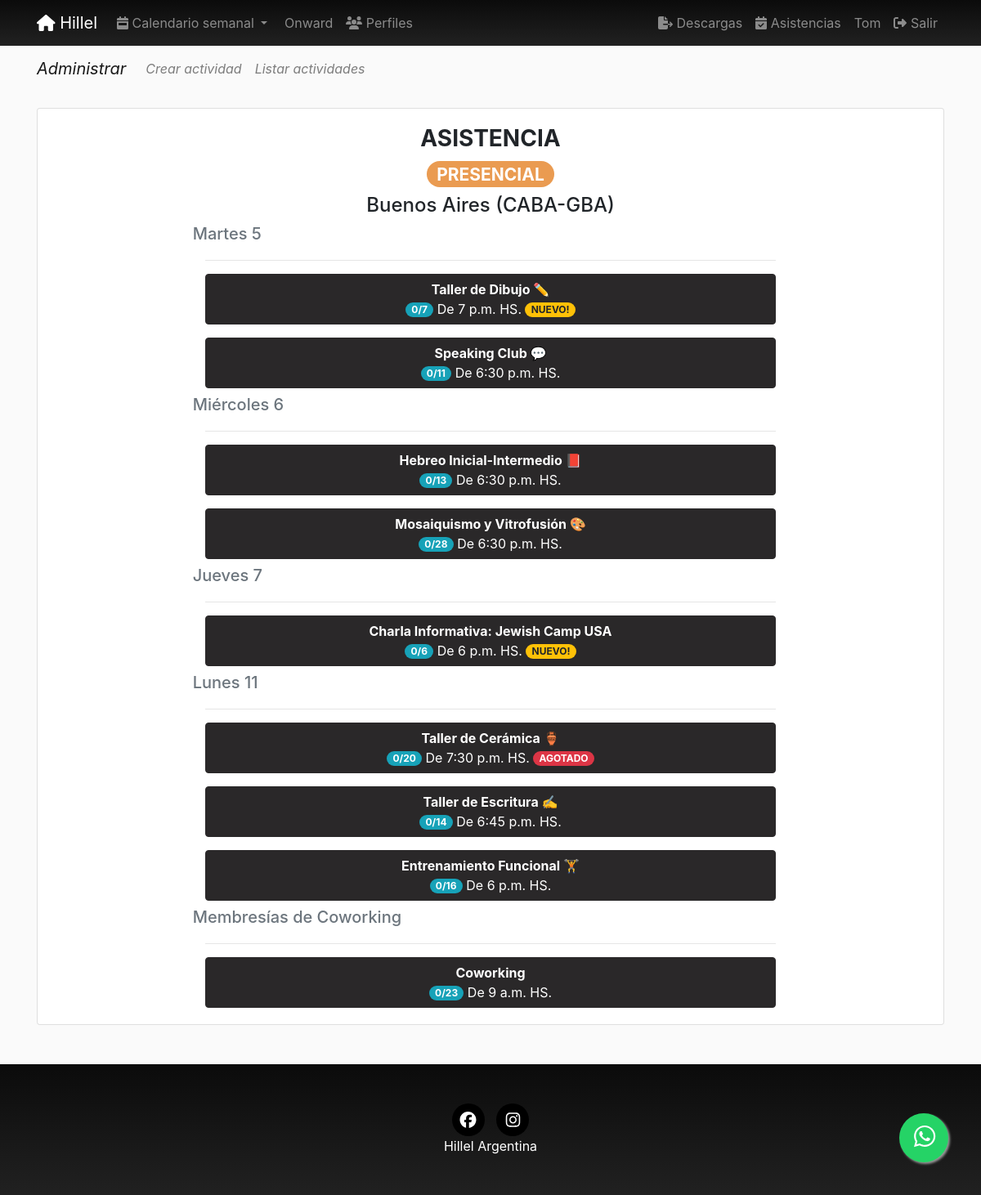
Page /pages/asistencia/0 (signed in) on the committed database.
### registration/models.py (models this page shows, shortened)
class Profile(models.Model):
    user = models.OneToOneField(User, on_delete=models.CASCADE) #,related_name='get_user_profile'
    avatar = models.ImageField(upload_to=custom_upload_to,
                               null=True, blank=True)
    observaciones = models.CharField(null=True, blank=True, max_length=999)
    apellido = models.CharField(null=True, blank=True, max_length=100)
    nombre = models.CharField(null=True, blank=True, max_length=100)
    whatsapp = models.CharField(verbose_name="Número de Whatsapp", null=True, blank=True, max_length=30)
    instagram = models.CharField(verbose_name="@ de Instagram", null=True, blank=True, max_length=100)
    onward = models.ForeignKey(FechaOnward, on_delete=models.CASCADE, verbose_name="¿Viajaste a Onward? ¿Cuándo?", null=True, blank=True)
    taglit = models.ForeignKey(FechaTaglit, on_delete=models.CASCADE, verbose_name="¿Viajaste a Taglit? ¿Cuándo?", null=True, blank=True)
    propuestasInteres = models.ManyToManyField(PropuestaInteres)
    tematicasInteres = models.ManyToManyField(TematicaInteres)
    comoConociste = models.CharField(verbose_name="¿Cómo conociste Hillel?", null=True, blank=True, max_length=250)
    estudios = models.CharField(verbose_name="¿Estás estudiando, o te recibiste? ¿Qué estudias/te y en qué institución?", null=True, blank=True, max_length=250)
    experienciaComunitaria = models.CharField(null=True, blank=True, max_length=250)
    fechaNacimiento = models.DateField(null=True, blank=True)
    provincia = models.ForeignKey(Provincia, on_delete=models.CASCADE, verbose_name="provincia", null=True, blank=True)
    categories = models.ManyToManyField(Category, verbose_name='Intereses', related_name='get_user_pages', blank=True)
    validado = models.BooleanField(verbose_name="Perfil validado", default=0)
    created = models.DateTimeField(auto_now_add=True, verbose_name="Fecha de creación", blank=True, null=True)
    updated = models.DateTimeField(auto_now=True, verbose_name="Fecha de edición", blank=True, null=True)
    class Meta:
        verbose_name = "Perfil"
        verbose_name_plural = "Perfiles"
        ordering = ['-updated']

### location/models.py (models this page shows)
class Provincia(models.Model):
    title = models.CharField(verbose_name="Nombre", max_length=200)
    order = models.SmallIntegerField(verbose_name="Orden")
    created = models.DateTimeField(auto_now_add=True, verbose_name="Fecha de creación", blank=True, null=True)
    updated = models.DateTimeField(auto_now=True, verbose_name="Fecha de edición", blank=True, null=True)
    class Meta:
        verbose_name = "Provincia"
        verbose_name_plural = "Provincias"
        ordering = ['order']
    def __str__(self):
        return self.title

### pages/models.py (models this page shows, shortened)
class Day(models.Model):
    day = models.CharField(verbose_name="Día", max_length=200)
    order = models.SmallIntegerField(verbose_name="Orden", default=0)
    class Meta:
        verbose_name = "Día"
        verbose_name_plural = "Días"
        ordering = ['order']
    @property
    def HayActividadPresencial(self, **kwargs):
        pages = Page.objects.find(self, 0)
        if pages is None:
            return False
        return True
    def HayActividadPresencial_provincia(self, provincia):
        pages = Page.objects.find_provincia(self, 0, provincia)
        if pages is None:
            return False
        return True
    def __str__(self):
        return self.day

class Page(models.Model):
    title = models.CharField(verbose_name="Título", max_length=200)
    horaDesde = models.TimeField(verbose_name="Hora desde", null=True, blank=True, auto_now=False, auto_now_add=False,)
    horaHasta = models.TimeField(verbose_name="Hora hasta", null=True, blank=True, auto_now=False, auto_now_add=False,)
    description = RichTextField(verbose_name="Descripción", null=True, blank=True)
    textoExtraMail = RichTextField(verbose_name="Texto extra del mail", null=True, blank=True)
    flyer = models.ImageField(upload_to=custom_upload_to,
                              null=True, blank=True)
    dia = models.ForeignKey(Day, verbose_name='dia', null=True, on_delete=models.CASCADE)
    cupo = models.SmallIntegerField(verbose_name="Cupo", default=0)
    modalidad = BooleanField(verbose_name="Online", default=0)
    nuevo = BooleanField(verbose_name="Nuevo", default=0)
    activa = BooleanField(verbose_name="Activa", default=1)
    categories = models.ManyToManyField(Category, verbose_name='categorias', related_name='get_pages', blank=True)
    provincia = models.ForeignKey(Provincia, on_delete=models.CASCADE, null=True, blank=True)
    responsable = models.ForeignKey(Responsable, on_delete=models.CASCADE, null=True, blank=True)
    colaborador = models.ForeignKey(Colaborador, on_delete=models.CASCADE, null=True, blank=True)
    secreta = BooleanField(verbose_name="Tiene clave?", default=0)
    clave = models.CharField(verbose_name="Clave", null=True, blank=True, default="", max_length=200)
    objects = PagesManager()
    created = models.DateTimeField(auto_now_add=True, verbose_name="Fecha de creación", blank=True, null=True)
    updated = models.DateTimeField(auto_now=True, verbose_name="Fecha de edición", blank=True, null=True)
    class Meta:
        verbose_name = "actividad"
        verbose_name_plural = "actividades"
        ordering = ['dia__order', 'horaDesde', '-title']
    @property
    def Qanotados(self):
        subscripcion = Subscription.objects.find_page(self)
        if subscripcion is None:
            return 0
        if len(subscripcion) > 0:
            return subscripcion.count()
        return 0
    def historialHoy(self):
        date = datetime.now()
        historial = Historial.objects.find(page=self, date=date)
        if historial is None:
            return None
        return historial
    @property
    def Qasistentes(self):
        if self.historialHoy() is None:
            return 0
        return self.historialHoy().Qasistentes

### pages/views.py (the view)
# urls.py: path('asistencia/<int:modalidad>', Asistencia, name='asistencia'),
def Asistencia(request, modalidad):
    if request.user.is_authenticated:
        if request.user.groups.filter(name='BITAJON').exists() or request.user.is_staff:
            dia = datetime.now().weekday()+1
            dias = Day.objects.all()
            pages = Page.objects.all()
            for day in dias:
                day.mostrar = Day.HayActividadPresencial_provincia(day, request.user.profile.provincia)
            return render(request, 'pages/asistencia.html',
                        {'page_list': pages, 'dia': dia, 'days': dias, 'modalidad': modalidad})
        raise Http404("Usuario no es bitajon/staff")
    raise Http404("Usuario no está autenticado")

### pages/templates/pages/asistencia.html (shortened to what this page needs)
{% extends 'core/base.html' %}
{% load static %}
{% block content %}
  {% include 'pages/includes/pages_menu.html' %}
  <main role="main">
    <div class="container"  >
      <div class="card  mx-auto border-1 mb-5 "    >
        <div class="card-body  mx-auto col-md-8"  >
          <h3  class="text-center font-weight-bold">ASISTENCIA</h3>
          <h3 class="text-center">
            {% if modalidad  %}
              <a href="{% url 'pages:asistencia' 0 %}" class="text-center badge badge-pill badge-online text-white">ONLINE</a>
            {% else %}
              <a href="{% url 'pages:asistencia' 1 %}" class="text-center badge badge-pill badge-presencial text-white">PRESENCIAL</a>
              <h4 class="text-center">{{request.user.profile.provincia}}</h4>
              {% endif %}
          </h3>
          {% for day in days %}
            {% if  day.order == dia or day.order > 7 %}
              {% if modalidad == 0 and day.HayActividadPresencial or modalidad == 1 and day.HayActividadOnline %}
                <div class="row mt-2">
                  <h5 class="mb-1 text-muted ">{{day}}</h5>
                </div>
                <hr>
              {% endif %}
            {% endif %}
            {% for page in page_list|dictsort:"id" reversed %}
              {% if  day.order == dia or day.order > 7 %}
                {% if day == page.dia  and modalidad == page.modalidad and page.activa %}
                  {% if modalidad == 1 or modalidad == 0 and request.user.profile.provincia == page.provincia %}
                  <div class="row mt-3">
                    <div class="col-md-12    ">
                      <a class="btn btn-dark btn-block"  href="{% url 'pages:asistenciaDetail' page.id page.title|slugify %}">
                        <dl class="mb-0" style="white-space: normal; ">
                        <dt class="mb-0 text-center">
                          {{page.title}}
                        </dt>
                        <dd class=" mb-0 text-center">
                            <span class="text-left badge badge-pill badge-info">{{page.Qasistentes}}/{{page.Qanotados}}</span>
                          De {{page.horaDesde}}
                          HS.
                        {% if page.Qanotados >= page.cupo and page.cupo != 0 %}
                          <span class="badge badge-pill badge-danger">AGOTADO</span>
                        {% endif %}
                        {% if page.nuevo %}
                          <span class="badge badge-pill badge-warning">NUEVO!</span>
                        {% endif %}
                        </dd>
                        </dl>
                      </a>
                    </div>
                  </div>
                {% endif %}
              {% endif %}
              {% endif %}
            {% endfor %}
          {% endfor %}
        </div>
      </div>
    </div>
  </main>
{% endblock %}

### core/templates/core/base.html (shortened to what this page needs)
<!DOCTYPE html>
<html lang="es">
  <head>
    {% load static %}
    <link href="{% static 'core/vendor/bootstrap/css/bootstrap.min.css' %}" rel="stylesheet">
    <link href="{% static 'core/css/main.css' %}" rel="stylesheet">
  </head>
  <body class="fondo" >
    <body>
      <nav class="navbar navbar-expand-lg navbar-dark bg-dark sticky-top footer-sample">
        <div class="container">
          <a class="navbar-brand" href="{% url 'home' %}">
            <i class="fas fa-home"></i>
            Hillel</a>
          <div class="collapse navbar-collapse" id="ned">
            <ul class="navbar-nav mr-auto">
                <li class="nav-item dropdown">
                <a class="nav-link dropdown-toggle" href="#" id="navbardrop" data-toggle="dropdown">
                  <i class="fas fa-calendar-week"></i>
                Calendario semanal
                </a>
                </li>
   {% if temporadaOnward  %}
              <li class="nav-item">
                <a class="nav-link" href="{% url 'pages:onward' %}">
                Onward</a>
              </li>
  {%endif%}
                   {% if request.user.is_staff %}
                 <li class="nav-item">
                <a class="nav-link" href="{% url 'profiles:list' %}">
                  <i class="fas fa-users"></i>
                  Perfiles</a>
              </li>
                {% endif %}
            </ul>
            <ul class="navbar-nav">
            {% if request.user.is_staff %}
              <li class="nav-item">
                <a class="nav-link " href="{% url 'pages:exportar' %}">
                  <i class="fa fa-file-export"></i>
                  Descargas</a>
              </li>
            {% endif %}
            {% if request.user.is_staff or bitajon %}
              <li class="nav-item">
                <a class="nav-link" href="{% url 'pages:asistencia' 0 %}">
                  <i class="fas fa-calendar-check"></i>
                  Asistencias</a>
              </li>
            {% endif %}
            {% if not request.user.is_authenticated %}
              <li class="nav-item">
                <a class="nav-link" href="{% url 'login' %}">
                  <i class="fas fa-sign-in-alt"></i>
                  Acceder</a>
              </li>
                <li class="nav-item">
                <a class="nav-link" href="{% url 'signup' %}">
                  <i class="fas fa-user-plus"></i>
                  Registrarse</a>
              </li>
              {% else %}
              <li class="nav-item">
                <a class="nav-link" href="{% url 'home' %}">
                  {% if request.user.profile.nombre is None %}
                   {{request.user}}
                  {% else  %}
                    {{request.user.profile.nombre}}
                  {% endif %}
                  </a>
              </li>
              <li class="nav-item">
                <a class="nav-link" href="{% url 'logout' %}">
                  <i class="fas fa-sign-out-alt"></i>
                  Salir</a>
              </li>
              {% endif %}
            </ul>
          </div>
        </div>
      </nav>
      {% block content %}{% endblock %}
      <a id="whatsapp" href="https://wa.me/+549{{whatsappHillel}}" class="float badge badge-pill" target="_blank" data-toggle="tooltipW" title="Whatsapp">
        <i class="fab fa-whatsapp my-float"></i>
      </a>
    <footer class="footer text-faded text-center py-5 footer-sample ">
      <div class="container">
        <p class="m-0">
        {% if LINK_FACEBOOK %}
            <a href="{{LINK_FACEBOOK}}" class="link">
              <span class="fa-stack fa-lg ">
                <i class="fas fa-circle fa-stack-2x" style="color:black"></i>
                <i class="fab fa-facebook fa-stack-1x fa-inverse"></i>
              </span>
            </a>
              {% endif %}
             {% if LINK_INSTAGRAM %}
            <a href="{{LINK_INSTAGRAM}}" class="link">
              <span class="fa-stack fa-lg">
                <i class="fas fa-circle fa-stack-2x" style="color:black"></i>
                <i class="fab fa-instagram fa-stack-1x fa-inverse"></i>
              </span>
            </a>
              {% endif %}
    </div>
      <p class="m-0 mbt1" style="color:white">Hillel Argentina</p>
    </footer>
  </body>
</html>

### rows in the picture
Day: day "Martes 5"
Page: title "Taller de Dibujo ✏️", Qasistentes "0", Qanotados "7", horaDesde "7 p.m.", nuevo "NUEVO!"
Page: title "Speaking Club 💬", Qasistentes "0", Qanotados "11", horaDesde "6:30 p.m."
Day: day "Miércoles 6"
Page: title "Hebreo Inicial-Intermedio 📕", Qasistentes "0", Qanotados "13", horaDesde "6:30 p.m."
Page: title "Mosaiquismo y Vitrofusión 🎨", Qasistentes "0", Qanotados "28", horaDesde "6:30 p.m."
Day: day "Jueves 7"
Page: title "Charla Informativa: Jewish Camp USA", Qasistentes "0", Qanotados "6", horaDesde "6 p.m.", nuevo "NUEVO!"
Day: day "Lunes 11"
Page: title "Taller de Cerámica 🏺", Qasistentes "0", Qanotados "20", horaDesde "7:30 p.m.", cupo "AGOTADO"
Page: title "Taller de Escritura ✍️", Qasistentes "0", Qanotados "14", horaDesde "6:45 p.m."
Page: title "Entrenamiento Funcional 🏋", Qasistentes "0", Qanotados "16", horaDesde "6 p.m."
Day: day "Membresías de Coworking"
Page: title "Coworking", Qasistentes "0", Qanotados "23", horaDesde "9 a.m."

### other values in the picture
{{ request.user.profile.nombre }} "Tom"
{{ request.user.profile.provincia }} "Buenos Aires (CABA-GBA)"
